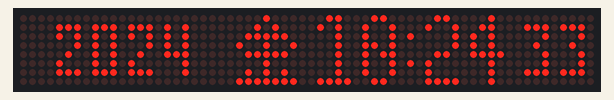
Bench run of a sketch on a simulated ESP8266 (NodeMCU). Shown: 64×8 LED matrix. WiFi joins after 1.5 s; servers stay silent unless stated; the local clock reads 2024-03-15 10:24:30 at power-on unless the sketch sets it; what the sketch prints to the serial monitor is not drawn.

Above: at 3.1 s.
At 6.1 s:
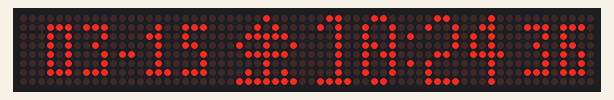
At 10.2 s:
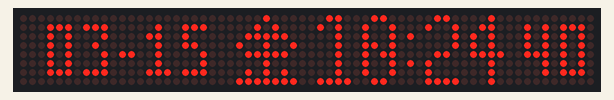
At 18.1 s:
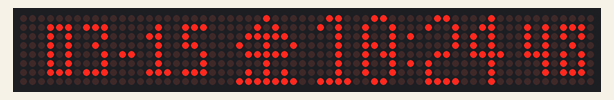
At 25.2 s:
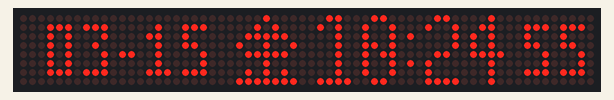
At 34.2 s:
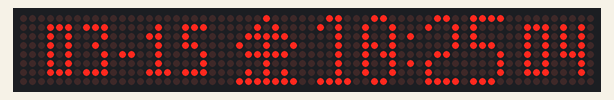

The sketch:

esp8266-max7219-clock-16x32.ino
```cpp
#include <Arduino.h>
#include <time.h>
#include <ESP8266WiFi.h>
#include <MD_Parola.h>
#include <MD_MAX72xx.h>
#include <SPI.h>
#include "GF4x8p.h"  // 4x8 font+week(漢字)
#include "SF3x6p.h"  // 3x5 font

const char *Day[] = {"\xc5", "\xbf", "\xc0", "\xc1", "\xc2", "\xc3", "\xc4"};
int dayOfWeek;

//Wi-Fi
#define ssid "hogeid"
#define password "hogepw"
String newHostname = "Clock16x32LED";

WiFiEventHandler wifiConnectHandler;
WiFiEventHandler wifiDisconnectHandler;

//NTP client
int timezone = 9;
char ntp_server1[20] = "ntp.nict.jp";
char ntp_server2[20] = "ntp.jst.mfeed.ad.jp";
char ntp_server3[20] = "time.aws.com";
int dst = 0;

//MAX7219 Setting
#define MAX_DEVICES 8 // eight modules
#define CLK_PIN   14
#define DATA_PIN  13
#define CS_PIN    15

#define SPEED_TIME  25  //Small numbers are faster. Zero is the fastest.
#define PAUSE_TIME_LL 30000 //30s for month/day long pause
#define PAUSE_TIME_L  3000 //3s for month/day long pause
#define PAUSE_TIME_M  2000 //2s for month/day long pause
#define PAUSE_TIME_S  1000 //1s for month/day short pause

#define HARDWARE_TYPE MD_MAX72XX::FC16_HW

char bufY[5], bufD[9], bufW[4], bufT[6], bufS[3];

// Hardware SPI connection
//MD_Parola P = MD_Parola(CS_PIN, MAX_DEVICES);
MD_Parola P = MD_Parola(HARDWARE_TYPE, DATA_PIN, CLK_PIN, CS_PIN, MAX_DEVICES);

void initWiFi() {
  WiFi.hostname(newHostname.c_str());
  WiFi.mode(WIFI_STA);
  WiFi.begin(ssid, password);
  Serial.print("Connecting to WiFi ..");
  while (WiFi.status() != WL_CONNECTED) {
    Serial.print('.');
    delay(1000);
  }
  Serial.println(WiFi.localIP());
}

void onWifiConnect(const WiFiEventStationModeGotIP& event) {
  Serial.println("Connected to Wi-Fi sucessfully.");
  Serial.print("IP address: ");
  Serial.println(WiFi.localIP());
}

void onWifiDisconnect(const WiFiEventStationModeDisconnected& event) {
  Serial.println("Disconnected from Wi-Fi, trying to connect...");
  WiFi.disconnect();
  WiFi.hostname(newHostname.c_str());
  WiFi.begin(ssid, password);
}

void updateTime() {
  time_t now = time(nullptr);
  struct tm* newtime = localtime(&now);

  dayOfWeek = String(newtime->tm_wday).toInt();

  strftime(bufT, sizeof(bufT), "%R", newtime);
  strftime(bufY, sizeof(bufY), "%Y", newtime);
  strftime(bufD, sizeof(bufD), "%m-%d", newtime);
  //strftime(bufW, sizeof(bufW), "%a", newtime);
  snprintf(bufW, sizeof(bufW), "%s", Day[dayOfWeek]);
  strftime(bufS, sizeof(bufS), "%S", newtime);

}

void setup() {
  Serial.begin(115200);

  //Register event handlers
  wifiConnectHandler = WiFi.onStationModeGotIP(onWifiConnect);
  wifiDisconnectHandler = WiFi.onStationModeDisconnected(onWifiDisconnect);

  initWiFi();
  Serial.print("RRSI: ");
  Serial.println(WiFi.RSSI());
  Serial.printf("hostname: %s\n", WiFi.hostname().c_str());

  configTime(timezone * 3600, dst, ntp_server1, ntp_server2, ntp_server3);
  Serial.println("Waiting for time");
  while (!time(nullptr)) {
    Serial.print(".");
    delay(500);
  }

  P.begin(4); // 4 zones
  P.setZone(0, 1, 3);  //1110 <- Zone 0  for Time display
  P.setZone(1, 0, 0);  //0001 <- Zone 1  for Second display
  P.setZone(2, 5, 7);  //1110 <- Zone 2  for Date display
  P.setZone(3, 4, 4);  //0001 <- Zone 3  for WeekDay display

  P.setFont(0,GF4x8p);
  P.setFont(1,dig3x6);
  P.setFont(2,dig3x6);
  P.setFont(3,GF4x8p);

  P.setIntensity(5);  //LED明るさ(0-15)

  updateTime();

}

void loop() {
  static uint8_t  dsw = 0;

  P.displayAnimate();
  updateTime();

  //Zone 3 Day of the Week
  if (P.getZoneStatus(3)) {
    P.displayZoneText(3, bufW, PA_CENTER, SPEED_TIME, 0, PA_PRINT, PA_NO_EFFECT);
    P.displayReset(3);
  }

  //Zone 2 Date
  if (P.getZoneStatus(2)) {
    //P.displayZoneText(2, bufD, PA_CENTER, SPEED_TIME, 0, PA_PRINT, PA_NO_EFFECT);
    //P.displayReset(2);
    switch (dsw) {
      case 0: // year
        P.displayZoneText(2, bufY, PA_CENTER, SPEED_TIME, PAUSE_TIME_S, PA_SCROLL_LEFT, PA_SCROLL_LEFT);
        dsw++;
        break;
      case 1: // month/day
        P.displayZoneText(2, bufD, PA_CENTER, SPEED_TIME, PAUSE_TIME_LL, PA_SCROLL_LEFT, PA_SCROLL_LEFT);
        dsw = 0;
        break;
      default:
        break;
    }
    P.displayReset(2);
  }

  //Zone 1
  if (P.getZoneStatus(1)) {
    P.displayZoneText(1, bufS, PA_CENTER, SPEED_TIME, 0, PA_PRINT, PA_NO_EFFECT);
    P.displayReset(1);
  }

  //Zone 0
  if (P.getZoneStatus(0)) {
    P.displayZoneText(0, bufT, PA_CENTER, SPEED_TIME, 0, PA_PRINT, PA_NO_EFFECT);
    P.displayReset(0);
  }

  delay(50); //Don't remove this delay, and don't make it too small
}
```

SF3x6p.h
```cpp
MD_MAX72XX::fontType_t dig3x6[] PROGMEM = {
  0,  // 0
  0,  // 1
  0,  // 2
  0,  // 3
  0,  // 4
  0,  // 5
  0,  // 6
  0,  // 7
  0,  // 8
  0,  // 9
  0,  // 10
  0,  // 11
  0,  // 12
  0,  // 13
  0,  // 14
  0,  // 15
  0,  // 16
  0,  // 17
  0,  // 18
  0,  // 19
  0,  // 20
  0,  // 21
  0,  // 22
  0,  // 23
  0,  // 24
  0,  // 25
  0,  // 26
  0,  // 27
  0,  // 28
  0,  // 29
  0,  // 30
  0,  // 31
  0,  // 32
  0,  // 33
  0,  // 34
  0,  // 35
  0,  // 36
  0,  // 37
  0,  // 38
  0,  // 39
  0,  // 40
  0,  // 41
  0,  // 42
  0,  // 43
  0,  // 44
	2, 16, 16, 	// 45
	1, 64, 	// 46
	3, 96, 24, 6, 	// 47
	3, 126, 66, 126, 	// 48
	3, 68, 126, 64, 	// 49
	3, 102, 82, 78, 	// 50
	3, 66, 74, 118, 	// 51
	3, 30, 16, 126, 	// 52
	3, 78, 74, 114, 	// 53
	3, 126, 74, 114, 	// 54
	3, 2, 2, 126, 	// 55
	3, 118, 74, 118, 	// 56
	3, 78, 82, 126, 	// 57
  0,  // 58
  0,  // 59
  0,  // 60
  0,  // 61
  0,  // 62
  0,  // 63
  0,  // 64
  0,  // 65
  0,  // 66
  0,  // 67
  0,  // 68
  0,  // 69
  0,  // 70
  0,  // 71
  0,  // 72
  0,  // 73
  0,  // 74
  0,  // 75
  0,  // 76
  0,  // 77
  0,  // 78
  0,  // 79
  0,  // 80
  0,  // 81
  0,  // 82
  0,  // 83
  0,  // 84
  0,  // 85
  0,  // 86
  0,  // 87
  0,  // 88
  0,  // 89
  0,  // 90
  0,  // 91
  0,  // 92
  0,  // 93
  0,  // 94
  0,  // 95
  0,  // 96
  0,  // 97
  0,  // 98
  0,  // 99
  0,  // 100
  0,  // 101
  0,  // 102
  0,  // 103
  0,  // 104
  0,  // 105
  0,  // 106
  0,  // 107
  0,  // 108
  0,  // 109
  0,  // 110
  0,  // 111
  0,  // 112
  0,  // 113
  0,  // 114
  0,  // 115
  0,  // 116
  0,  // 117
  0,  // 118
  0,  // 119
  0,  // 120
  0,  // 121
  0,  // 122
  0,  // 123
  0,  // 124
  0,  // 125
  0,  // 126
  0,  // 127
  0,  // 128
  0,  // 129
  0,  // 130
  0,  // 131
  0,  // 132
  0,  // 133
  0,  // 134
  0,  // 135
  0,  // 136
  0,  // 137
  0,  // 138
  0,  // 139
  0,  // 140
  0,  // 141
  0,  // 142
  0,  // 143
  0,  // 144
  0,  // 145
  0,  // 146
  0,  // 147
  0,  // 148
  0,  // 149
  0,  // 150
  0,  // 151
  0,  // 152
  0,  // 153
  0,  // 154
  0,  // 155
  0,  // 156
  0,  // 157
  0,  // 158
  0,  // 159
  0,  // 160
  0,  // 161
  0,  // 162
  0,  // 163
  0,  // 164
  0,  // 165
  0,  // 166
  0,  // 167
  0,  // 168
  0,  // 169
  0,  // 170
  0,  // 171
  0,  // 172
  0,  // 173
  0,  // 174
  0,  // 175
  0,  // 176
  0,  // 177
  0,  // 178
  0,  // 179
  0,  // 180
  0,  // 181
  0,  // 182
  0,  // 183
  0,  // 184
  0,  // 185
  0,  // 186
  0,  // 187
  0,  // 188
  0,  // 189
  0,  // 190
	4, 64, 62, 42, 126, 	// 191
	0, 	// 192
	0, 	// 193
	0, 	// 194
	0, 	// 195
	0, 	// 196
	3, 124, 84, 124, 	// 197
  0,  // 198
  0,  // 199
  0,  // 200
  0,  // 201
  0,  // 202
  0,  // 203
  0,  // 204
  0,  // 205
  0,  // 206
  0,  // 207
  0,  // 208
  0,  // 209
  0,  // 210
  0,  // 211
  0,  // 212
  0,  // 213
  0,  // 214
  0,  // 215
  0,  // 216
  0,  // 217
  0,  // 218
  0,  // 219
  0,  // 220
  0,  // 221
  0,  // 222
  0,  // 223
  0,  // 224
  0,  // 225
  0,  // 226
  0,  // 227
  0,  // 228
  0,  // 229
  0,  // 230
  0,  // 231
  0,  // 232
  0,  // 233
  0,  // 234
  0,  // 235
  0,  // 236
  0,  // 237
  0,  // 238
  0,  // 239
  0,  // 240
  0,  // 241
  0,  // 242
  0,  // 243
  0,  // 244
  0,  // 245
  0,  // 246
  0,  // 247
  0,  // 248
  0,  // 249
  0,  // 250
  0,  // 251
  0,  // 252
  0,  // 253
  0,  // 254
  0,  // 255

};
MD_MAX72XX::fontType_t numeric7Seg[] PROGMEM =
{
  0,    // 0
  0,    // 1
  0,    // 2
  0,    // 3
  0,    // 4
  0,    // 5
  0,    // 6
  0,    // 7
  0,    // 8
  0,    // 9
  0,    // 10
  0,    // 11
  0,    // 12
  0,    // 13
  0,    // 14
  0,    // 15
  0,    // 16
  0,    // 17
  0,    // 18
  0,    // 19
  0,    // 20
  0,    // 21
  0,    // 22
  0,    // 23
  0,    // 24
  0,    // 25
  0,    // 26
  0,    // 27
  0,    // 28
  0,    // 29
  0,    // 30
  0,    // 31
  1, 0,   // 32 - 'Space'
  0,    // 33 - '!'
  0,    // 34 - '"'
  0,    // 35 - '#'
  0,    // 36 - '$'
  0,    // 37 - '%'
  0,    // 38 - '&'
  0,    // 39 - '''
  0,    // 40 - '('
  0,    // 41 - ')'
  0,    // 42 - '*'
  0,    // 43 - '+'
  0,    // 44 - ','
  0,    // 45 - '-'
  1, 64,    // 46 - '.'
  0,    // 47 - '/'
  5, 127, 65, 65, 65, 127,  // 48 - '0'
  5, 0, 0, 127, 0, 0,     // 49 - '1'
  5, 121, 73, 73, 73, 79,   // 50 - '2'
  5, 73, 73, 73, 73, 127,   // 51 - '3'
  5, 15, 8, 8, 8, 127,    // 52 - '4'
  5, 79, 73, 73, 73, 121,   // 53 - '5'
  5, 127, 73, 73, 73, 121,  // 54 - '6'
  5, 1, 1, 1, 1, 127,     // 55 - '7'
  5, 127, 73, 73, 73, 127,  // 56 - '8'
  5, 79, 73, 73, 73, 127,   // 57 - '9'
  1, 20,    // 58 - ':'
  0,    // 59 - ';'
  0,    // 60 - '<'
  0,    // 61 - '='
  0,    // 62 - '>'
  0,    // 63 - '?'
  0,    // 64 - '@'
  5, 127, 9, 9, 9, 127,   // 65 - 'A'
  5, 127, 73, 73, 73, 54,   // 66 - 'B'
  5, 127, 65, 65, 65, 65,   // 67 - 'C'
  5, 127, 65, 65, 65, 62,   // 68 - 'D'
  5, 127, 73, 73, 73, 73,   // 69 - 'E'
  5, 127, 9, 9, 9, 9,     // 70 - 'F'
  0,    // 71 - 'G'
  0,    // 72 - 'H'
  0,    // 73 - 'I'
  0,    // 74 - 'J'
  0,    // 75 - 'K'
  0,    // 76 - 'L'
  0,    // 77 - 'M'
  0,    // 78 - 'N'
  0,    // 79 - 'O'
  0,    // 80 - 'P'
  0,    // 81 - 'Q'
  0,    // 82 - 'R'
  0,    // 83 - 'S'
  0,    // 84 - 'T'
  0,    // 85 - 'U'
  0,    // 86 - 'V'
  0,    // 87 - 'W'
  0,    // 88 - 'X'
  0,    // 89 - 'Y'
  0,    // 90 - 'Z'
  0,    // 91 - '['
  0,    // 92 - '\'
  0,    // 93 - ']'
  0,    // 94 - '^'
  0,    // 95 - '_'
  0,    // 96 - '`'
  5, 127, 9, 9, 9, 127,   // 97 - 'a'
  5, 127, 73, 73, 73, 54,   // 98 - 'b'
  5, 127, 65, 65, 65, 65,   // 99 - 'c'
  5, 127, 65, 65, 65, 62,   // 100 - 'd'
  5, 127, 73, 73, 73, 73,   // 101 - 'e'
  5, 127, 9, 9, 9, 9,     // 102 - 'f'
  0,    // 103 - 'g'
  0,    // 104 - 'h'
  0,    // 105 - 'i'
  0,    // 106 - 'j'
  0,    // 107 - 'k'
  0,    // 108 - 'l'
  0,    // 109 - 'm'
  0,    // 110 - 'n'
  0,    // 111 - 'o'
  0,    // 112 - 'p'
  0,    // 113 - 'q'
  0,    // 114 - 'r'
  0,    // 115 - 's'
  0,    // 116 - 't'
  0,    // 117 - 'u'
  0,    // 118 - 'v'
  0,    // 119 - 'w'
  0,    // 120 - 'x'
  0,    // 121 - 'y'
  0,    // 122 - 'z'
  0,    // 123 - '{'
  1, 127,   // 124 - '|'
  0,    // 125
  0,    // 126
  0,    // 127
  0,    // 128
  0,    // 129
  0,    // 130
  0,    // 131
  0,    // 132
  0,    // 133
  0,    // 134
  0,    // 135
  0,    // 136
  0,    // 137
  0,    // 138
  0,    // 139
  0,    // 140
  0,    // 141
  0,    // 142
  0,    // 143
  0,    // 144
  0,    // 145
  0,    // 146
  0,    // 147
  0,    // 148
  0,    // 149
  0,    // 150
  0,    // 151
  0,    // 152
  0,    // 153
  0,    // 154
  0,    // 155
  0,    // 156
  0,    // 157
  0,    // 158
  0,    // 159
  0,    // 160
  0,    // 161
  0,    // 162
  0,    // 163
  0,    // 164
  0,    // 165
  0,    // 166
  0,    // 167
  0,    // 168
  0,    // 169
  0,    // 170
  0,    // 171
  0,    // 172
  0,    // 173
  0,    // 174
  0,    // 175
  0,    // 176
  0,    // 177
  0,    // 178
  0,    // 179
  0,    // 180
  0,    // 181
  0,    // 182
  0,    // 183
  0,    // 184
  0,    // 185
  0,    // 186
  0,    // 187
  0,    // 188
  0,    // 189
  0,    // 190
  0,    // 191
  0,    // 192
  0,    // 193
  0,    // 194
  0,    // 195
  0,    // 196
  0,    // 197
  0,    // 198
  0,    // 199
  0,    // 200
  0,    // 201
  0,    // 202
  0,    // 203
  0,    // 204
  0,    // 205
  0,    // 206
  0,    // 207
  0,    // 208
  0,    // 209
  0,    // 210
  0,    // 211
  0,    // 212
  0,    // 213
  0,    // 214
  0,    // 215
  0,    // 216
  0,    // 217
  0,    // 218
  0,    // 219
  0,    // 220
  0,    // 221
  0,    // 222
  0,    // 223
  0,    // 224
  0,    // 225
  0,    // 226
  0,    // 227
  0,    // 228
  0,    // 229
  0,    // 230
  0,    // 231
  0,    // 232
  0,    // 233
  0,    // 234
  0,    // 235
  0,    // 236
  0,    // 237
  0,    // 238
  0,    // 239
  0,    // 240
  0,    // 241
  0,    // 242
  0,    // 243
  0,    // 244
  0,    // 245
  0,    // 246
  0,    // 247
  0,    // 248
  0,    // 249
  0,    // 250
  0,    // 251
  0,    // 252
  0,    // 253
  0,    // 254
  0,    // 255
};

MD_MAX72XX::fontType_t newFont[] PROGMEM =
{
  0,  // 0
  0,  // 1
  0,  // 2
  0,  // 3
  0,  // 4
  0,  // 5
  0,  // 6
  0,  // 7
  0,  // 8
  0,  // 9
  0,  // 10
  0,  // 11
  0,  // 12
  0,  // 13
  0,  // 14
  0,  // 15
  0,  // 16
  0,  // 17
  0,  // 18
  0,  // 19
  0,  // 20
  0,  // 21
  0,  // 22
  0,  // 23
  0,  // 24
  0,  // 25
  0,  // 26
  0,  // 27
  0,  // 28
  0,  // 29
  0,  // 30
  0,  // 31
  2,0,0,  // 32
  0,  // 33
  0,  // 34
  0,  // 35
  0,  // 36
  0,  // 37
  0,  // 38
  0,  // 39
  0,  // 40
  0,  // 41
  0,  // 42
  0,  // 43
  0,  // 44
  0,  // 45
  0,  // 46
  0,  // 47
  4, 127, 65, 65, 127,  // 48
  4, 0, 0, 0, 127,  // 49
  4, 121, 73, 73, 79,   // 50
  4, 73, 73, 73, 127,   // 51
  4, 15, 8, 8, 127,   // 52
  4, 79, 73, 73, 121,   // 53
  4, 127, 73, 73, 121,  // 54
  4, 1, 1, 1, 127,  // 55
  4, 127, 73, 73, 127,  // 56
  4, 79, 73, 73, 127,   // 57
  2, 54, 54,  // 58
  0,  // 59
  0,  // 60
  0,  // 61
  0,  // 62
  0,  // 63
  0,  // 64
  0,  // 65
  0,  // 66
  0,  // 67
  0,  // 68
  0,  // 69
  0,  // 70
  0,  // 71
  0,  // 72
  0,  // 73
  0,  // 74
  0,  // 75
  0,  // 76
  0,  // 77
  0,  // 78
  0,  // 79
  0,  // 80
  0,  // 81
  0,  // 82
  0,  // 83
  0,  // 84
  0,  // 85
  0,  // 86
  0,  // 87
  0,  // 88
  0,  // 89
  0,  // 90
  0,  // 91
  0,  // 92
  0,  // 93
  0,  // 94
  0,  // 95
  0,  // 96
  0,  // 97
  0,  // 98
  0,  // 99
  0,  // 100
  0,  // 101
  0,  // 102
  0,  // 103
  0,  // 104
  0,  // 105
  0,  // 106
  0,  // 107
  0,  // 108
  0,  // 109
  0,  // 110
  0,  // 111
  0,  // 112
  0,  // 113
  0,  // 114
  0,  // 115
  0,  // 116
  0,  // 117
  0,  // 118
  0,  // 119
  0,  // 120
  0,  // 121
  0,  // 122
  0,  // 123
  0,  // 124
  0,  // 125
  0,  // 126
  0,  // 127
  0,  // 128
  0,  // 129
  0,  // 130
  0,  // 131
  0,  // 132
  0,  // 133
  0,  // 134
  0,  // 135
  0,  // 136
  0,  // 137
  0,  // 138
  0,  // 139
  0,  // 140
  0,  // 141
  0,  // 142
  0,  // 143
  0,  // 144
  0,  // 145
  0,  // 146
  0,  // 147
  0,  // 148
  0,  // 149
  0,  // 150
  0,  // 151
  0,  // 152
  0,  // 153
  0,  // 154
  0,  // 155
  0,  // 156
  0,  // 157
  0,  // 158
  0,  // 159
  0,  // 160
  0,  // 161
  0,  // 162
  0,  // 163
  0,  // 164
  0,  // 165
  0,  // 166
  0,  // 167
  0,  // 168
  0,  // 169
  0,  // 170
  0,  // 171
  0,  // 172
  0,  // 173
  0,  // 174
  0,  // 175
  0,  // 176
  0,  // 177
  0,  // 178
  0,  // 179
  0,  // 180
  0,  // 181
  0,  // 182
  0,  // 183
  0,  // 184
  0,  // 185
  0,  // 186
  0,  // 187
  0,  // 188
  0,  // 189
  0,  // 190
  0,  // 191
  0,  // 192
  0,  // 193
  0,  // 194
  0,  // 195
  0,  // 196
  0,  // 197
  0,  // 198
  0,  // 199
  0,  // 200
  0,  // 201
  0,  // 202
  0,  // 203
  0,  // 204
  0,  // 205
  0,  // 206
  0,  // 207
  0,  // 208
  0,  // 209
  0,  // 210
  0,  // 211
  0,  // 212
  0,  // 213
  0,  // 214
  0,  // 215
  0,  // 216
  0,  // 217
  0,  // 218
  0,  // 219
  0,  // 220
  0,  // 221
  0,  // 222
  0,  // 223
  0,  // 224
  0,  // 225
  0,  // 226
  0,  // 227
  0,  // 228
  0,  // 229
  0,  // 230
  0,  // 231
  0,  // 232
  0,  // 233
  0,  // 234
  0,  // 235
  0,  // 236
  0,  // 237
  0,  // 238
  0,  // 239
  0,  // 240
  0,  // 241
  0,  // 242
  0,  // 243
  0,  // 244
  0,  // 245
  0,  // 246
  0,  // 247
  0,  // 248
  0,  // 249
  0,  // 250
  0,  // 251
  0,  // 252
  0,  // 253
  0,  // 254
  0,  // 255
};
```

Source omitted: GF4x8p.h (data table, 7821 bytes)

Measured:
- what the display in image 0 shows lasts 0.9 s, from 3.1 s to 4.0 s
